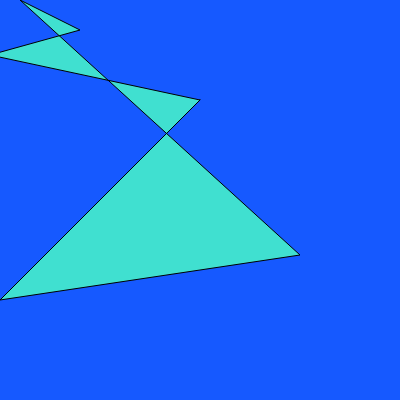
Frame 1 (no input)
Frame 60 (no input): identical to frame 1, image omitted
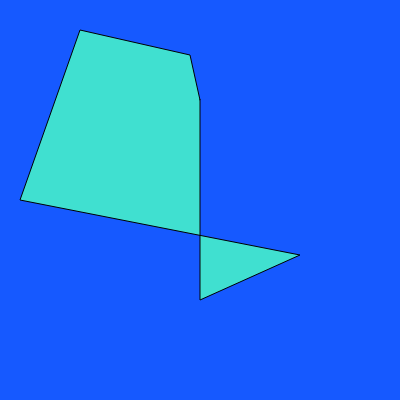
Frame 120 (the mouse pressed at the canvas centre since frame 60)

The p5.js sketch that drew these frames (run headless with seeded random() and noise() and a simulated clock; from frame 60 on, the mouse is pressed at the canvas centre):

// p5.js sketch
// ── sketch.js
function setup() {
  createCanvas(400, 400);
  
}

function draw() {   
  background(22,89,255); 
  fill(64,224,208);
  beginShape()
  vertex(200,100)
  vertex(mouseX,300)
  vertex(300,255)
  vertex(20,mouseY)
  vertex(80,30)
  vertex(mouseY-10,55)
  endShape(CLOSE)
}
